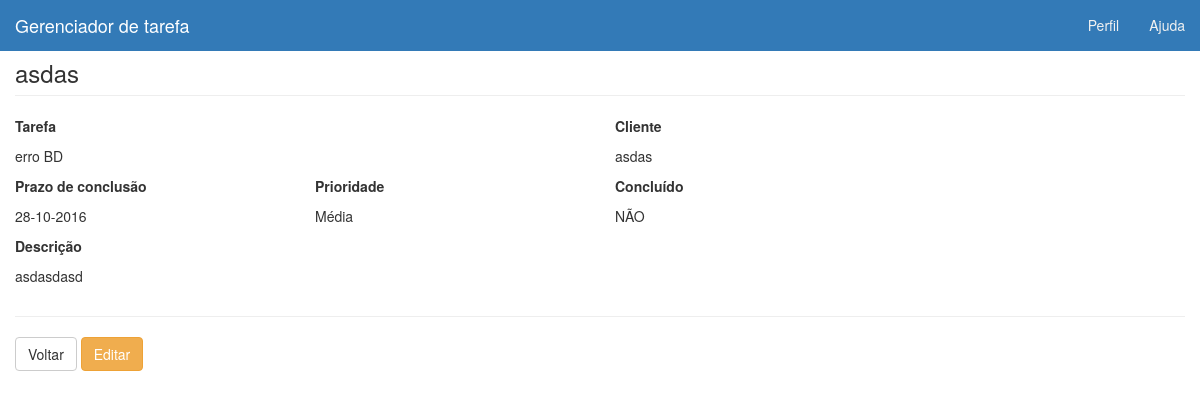
Screenshot of /visualizar.php?id=2 with the database file from the repository.
### tables this page shows
CREATE TABLE IF NOT EXISTS `gerenciador` (
`id` int(11) NOT NULL,
  `tarefa` varchar(200) NOT NULL,
  `cliente` varchar(200) NOT NULL,
  `descricao` text NOT NULL,
  `prazo` date NOT NULL,
  `prioridade` int(11) NOT NULL,
  `concluido` int(11) NOT NULL
);

### visualizar.php (the view, shortened to what this page needs)
<?php
$id = null;
if (!empty($_GET['id'])) {
    $id = $_REQUEST['id'];
}
if (null == $id) {
    header("Location: lista.php");
} else {
    $conectar = Conexao::conectar();
    $conectar->setAttribute(PDO::ATTR_ERRMODE, PDO::ERRMODE_EXCEPTION);
    $sql = "SELECT * FROM gerenciador where id = ?";
    $q = $conectar->prepare($sql);
    $q->execute(array($id));
    $campo = $q->fetch(PDO::FETCH_ASSOC);
}
?>
<!DOCTYPE html>
<html lang="pt-br">
    <head>
        <link href="css/bootstrap.css" rel="stylesheet">
    </head>
    <body>
        <nav class="navbar navbar-inverse navbar-fixed-top">
            <div class="container-fluid">
                <div class="navbar-header">
                    <a class="navbar-brand" href="#">Gerenciador de tarefa</a>
                </div>
                <div id="navbar" class="navbar-collapse collapse">
                    <ul class="nav navbar-nav navbar-right">
                        <li><a href="#">Perfil</a></li>
                        <li><a href="#">Ajuda</a></li>
                    </ul>
                </div>
            </div>
        </nav>
        <div id="main" class="container-fluid">
            <h3 class="page-header" style="margin-top: 60px;"><?php echo $campo['cliente'] ?></h3>
            <?php echo "<div class='row '>
                <div class='col-md-6'>
                    <p><strong>Tarefa</strong></p>
                    <p>" . $campo['tarefa'] . "</p>
                </div>
                <div class='col-md-6'>
                    <p><strong>Cliente</strong></p>
                    <p>" . $campo['cliente'] . "</p>
                </div>
            </div>
            <div class='row'>
                <div class='col-md-3'>
                    <p><strong>Prazo de conclusão</strong></p>
                    <p>"; $date = date_create($campo['prazo']);
                           echo date_format($date, 'd-m-Y'); echo"</p>
                </div>
                <div class='col-md-3'>
                    <p><strong>Prioridade</strong></p>
                    <p>"; if ($campo['prioridade'] == '1'){echo 'Baixa';}
                          if ($campo['prioridade'] == '2'){echo 'Média';}
                    echo "</p>
                </div>
                <div class='col-md-3'>
                    <p><strong>Concluído</strong></p>
                    <p>";  if($campo['concluido'] == '1'){echo 'SIM';}
                           if($campo['concluido'] == '0'){echo 'NÃO';}
                    echo "</p>
                </div>
            </div>
                <div  class='row'>
            <div class='col-md-12'>
                <p><strong>Descrição</strong></p>
                <p>" . $campo['descricao'] . "</p>
            </div>
        </div>" ?>
            <hr />
            <div id="actions" class="row">
                <div class="col-md-12">
                    <?php
                    echo '<a class="btn btn-default" href="lista.php">Voltar</a>';
                    echo '<a class="btn btn-warning" href="atualizar.php?id=' . $campo['id'] . '">Editar</a>';
                    ?>
                </div>
            </div>
    </body>
</html>

### rows the page displays
gerenciador: cliente "asdas", tarefa "erro BD", prazo "28-10-2016", descricao "asdasdasd"
